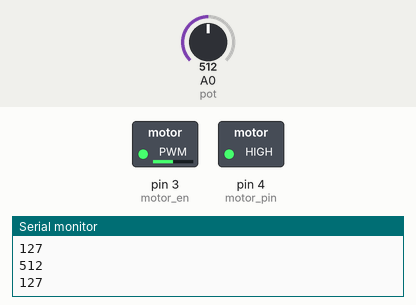
Simulated run of this sketch. Board: Arduino Uno, built with avr-gcc and run on an emulated ATmega328P. Shown: switched loads named in the sketch (green lamp = pin HIGH), the last lines printed to the serial monitor. The test bench sets the inputs (shaded band); at power-on: A0 (pot) = 512.

Above: at 1.8 s.
1.9 s: A0 (pot) set to 716
At 3.2 s:
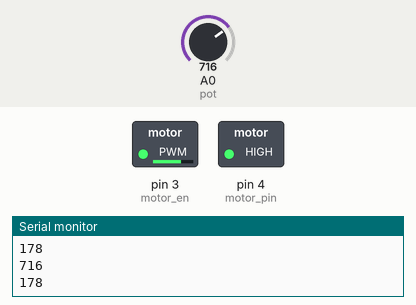
3.5 s: A0 (pot) set to 900
At 5.0 s:
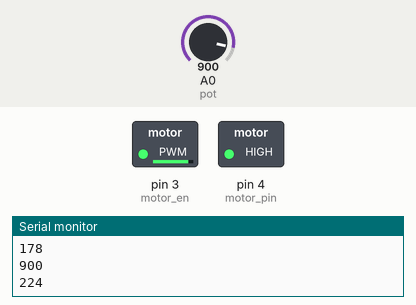
5.5 s: A0 (pot) set to 122
At 6.5 s:
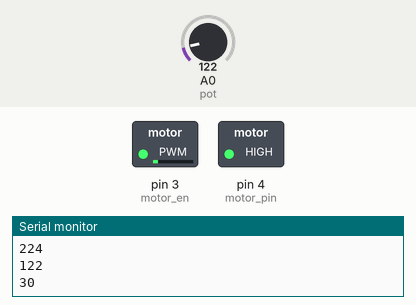
7.5 s: A0 (pot) set to 0
At 9.2 s:
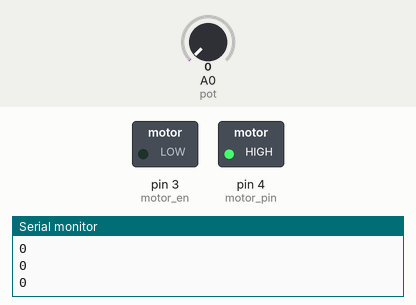
9.5 s: A0 (pot) set to 511
At 10.9 s:
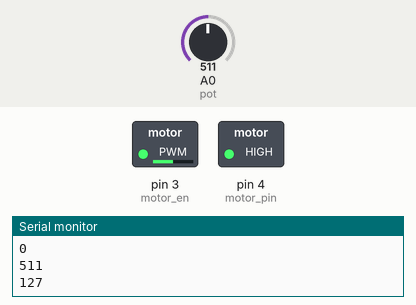
Timing chart, 0 to 12.5 s (numbered marks = the images above; inputs shaded):
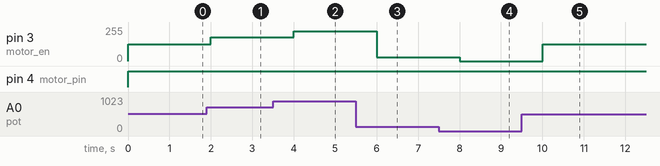

The sketch:

motor_speed_conntroller_with_PWM.ino
```cpp
int pot=A0;
int motor_en =3;
int motor_pin = 4;
int x;
void setup() {

  pinMode(A0,INPUT);
  pinMode(motor_en,OUTPUT);
  pinMode(motor_pin,OUTPUT);
  Serial.begin(9600);
}

void loop() {
 //potentiometer
  x=analogRead(pot);
  int val = map( x,0,1023,0,255);
  digitalWrite(motor_pin,HIGH);
  analogWrite(motor_en,val);
  Serial.println(x);
  Serial.println(val);
  delay(1000);
}
```

Measured:
- after the input at 1.9 s, pin 3 (motor_en): 127/255 → 178/255 after 0.10 s
- after the input at 3.5 s, pin 3 (motor_en): 178/255 → 224/255 after 0.50 s
- after the input at 5.5 s, pin 3 (motor_en): 224/255 → 30/255 after 0.50 s
- after the input at 7.5 s, pin 3 (motor_en): 30/255 → 0/255 after 0.50 s
- after the input at 9.5 s, pin 3 (motor_en): 0/255 → 127/255 after 0.51 s
